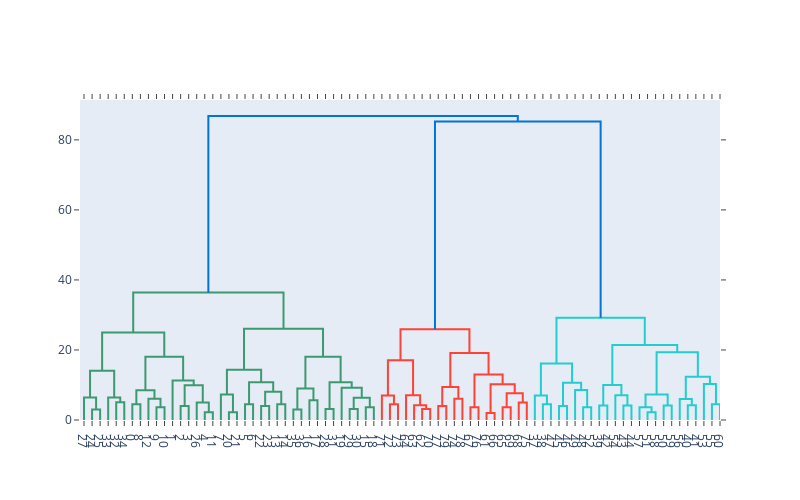

Notebook code cell kept with this figure:
### Markdown cell above
[Source](https://scikit-learn.org/stable/auto_examples/cluster/plot_agglomerative_dendrogram.html)

Poniższy kod nie używa standardowych pakietów, możliwe że trzeba doinstalować pakiety `plotly` oraz `nbformat`

### Code cell
import plotly.figure_factory as ff

fig = ff.create_dendrogram(data_noclass)
fig.update_layout(width=800, height=500)
fig.show()

### Figure 1 — Plotly figure (JSON) as saved in the notebook; plotly's stock layout.template omitted (floating-point values rounded to 4 significant figures)
{"data": [{"hoverinfo": "text", "marker": {"color": "rgb(61,153,112)"}, "mode": "lines", "type": "scatter", "x": [15, 15, 25, 25], "xaxis": "x", "y": [0, 3, 3, 0], "yaxis": "y"}, {"hoverinfo": "text", "marker": {"color": "rgb(61,153,112)"}, "mode": "lines", "type": "scatter", "x": [5, 5, 20, 20], "xaxis": "x", "y": [0, 6.403, 6.403, 3], "yaxis": "y"}, {"hoverinfo": "text", "marker": {"color": "rgb(61,153,112)"}, "mode": "lines", "type": "scatter", "x": [45, 45, 55, 55], "xaxis": "x", "y": [0, 5.099, 5.099, 0], "yaxis": "y"}, {"hoverinfo": "text", "marker": {"color": "rgb(61,153,112)"}, "mode": "lines", "type": "scatter", "x": [35, 35, 50, 50], "xaxis": "x", "y": [0, 6.403, 6.403, 5.099], "yaxis": "y"}, {"hoverinfo": "text", "marker": {"color": "rgb(61,153,112)"}, "mode": "lines", "type": "scatter", "x": [12.5, 12.5, 42.5, 42.5], "xaxis": "x", "y": [6.403, 14.04, 14.04, 6.403], "yaxis": "y"}, {"hoverinfo": "text", "marker": {"color": "rgb(61,153,112)"}, "mode": "lines", "type": "scatter", "x": [65, 65, 75, 75], "xaxis": "x", "y": [0, 4.472, 4.472, 0], "yaxis": "y"}, {"hoverinfo": "text", "marker": {"color": "rgb(61,153,112)"}, "mode": "lines", "type": "scatter", "x": [95, 95, 105, 105], "xaxis": "x", "y": [0, 3.606, 3.606, 0], "yaxis": "y"}, {"hoverinfo": "text", "marker": {"color": "rgb(61,153,112)"}, "mode": "lines", "type": "scatter", "x": [85, 85, 100, 100], "xaxis": "x", "y": [0, 6.083, 6.083, 3.606], "yaxis": "y"}, {"hoverinfo": "text", "marker": {"color": "rgb(61,153,112)"}, "mode": "lines", "type": "scatter", "x": [70, 70, 92.5, 92.5], "xaxis": "x", "y": [4.472, 8.485, 8.485, 6.083], "yaxis": "y"}, {"hoverinfo": "text", "marker": {"color": "rgb(61,153,112)"}, "mode": "lines", "type": "scatter", "x": [125, 125, 135, 135], "xaxis": "x", "y": [0, 4, 4, 0], "yaxis": "y"}, {"hoverinfo": "text", "marker": {"color": "rgb(61,153,112)"}, "mode": "lines", "type": "scatter", "x": [155, 155, 165, 165], "xaxis": "x", "y": [0, 2.236, 2.236, 0], "yaxis": "y"}, {"hoverinfo": "text", "marker": {"color": "rgb(61,153,112)"}, "mode": "lines", "type": "scatter", "x": [145, 145, 160, 160], "xaxis": "x", "y": [0, 5, 5, 2.236], "yaxis": "y"}, {"hoverinfo": "text", "marker": {"color": "rgb(61,153,112)"}, "mode": "lines", "type": "scatter", "x": [130, 130, 152.5, 152.5], "xaxis": "x", "y": [4, 9.899, 9.899, 5], "yaxis": "y"}, {"hoverinfo": "text", "marker": {"color": "rgb(61,153,112)"}, "mode": "lines", "type": "scatter", "x": [115, 115, 141.2, 141.2], "xaxis": "x", "y": [0, 11.31, 11.31, 9.899], "yaxis": "y"}, {"hoverinfo": "text", "marker": {"color": "rgb(61,153,112)"}, "mode": "lines", "type": "scatter", "x": [81.25, 81.25, 128.1, 128.1], "xaxis": "x", "y": [8.485, 18.03, 18.03, 11.31], "yaxis": "y"}, {"hoverinfo": "text", "marker": {"color": "rgb(61,153,112)"}, "mode": "lines", "type": "scatter", "x": [27.5, 27.5, 104.7, 104.7], "xaxis": "x", "y": [14.04, 25, 25, 18.03], "yaxis": "y"}, {"hoverinfo": "text", "marker": {"color": "rgb(61,153,112)"}, "mode": "lines", "type": "scatter", "x": [185, 185, 195, 195], "xaxis": "x", "y": [0, 2.236, 2.236, 0], "yaxis": "y"}, {"hoverinfo": "text", "marker": {"color": "rgb(61,153,112)"}, "mode": "lines", "type": "scatter", "x": [175, 175, 190, 190], "xaxis": "x", "y": [0, 7.28, 7.28, 2.236], "yaxis": "y"}, {"hoverinfo": "text", "marker": {"color": "rgb(61,153,112)"}, "mode": "lines", "type": "scatter", "x": [205, 205, 215, 215], "xaxis": "x", "y": [0, 4.472, 4.472, 0], "yaxis": "y"}, {"hoverinfo": "text", "marker": {"color": "rgb(61,153,112)"}, "mode": "lines", "type": "scatter", "x": [225, 225, 235, 235], "xaxis": "x", "y": [0, 4, 4, 0], "yaxis": "y"}, {"hoverinfo": "text", "marker": {"color": "rgb(61,153,112)"}, "mode": "lines", "type": "scatter", "x": [245, 245, 255, 255], "xaxis": "x", "y": [0, 4.472, 4.472, 0], "yaxis": "y"}, {"hoverinfo": "text", "marker": {"color": "rgb(61,153,112)"}, "mode": "lines", "type": "scatter", "x": [230, 230, 250, 250], "xaxis": "x", "y": [4, 8.062, 8.062, 4.472], "yaxis": "y"}, {"hoverinfo": "text", "marker": {"color": "rgb(61,153,112)"}, "mode": "lines", "type": "scatter", "x": [210, 210, 240, 240], "xaxis": "x", "y": [4.472, 10.77, 10.77, 8.062], "yaxis": "y"}, {"hoverinfo": "text", "marker": {"color": "rgb(61,153,112)"}, "mode": "lines", "type": "scatter", "x": [182.5, 182.5, 225, 225], "xaxis": "x", "y": [7.28, 14.32, 14.32, 10.77], "yaxis": "y"}, {"hoverinfo": "text", "marker": {"color": "rgb(61,153,112)"}, "mode": "lines", "type": "scatter", "x": [265, 265, 275, 275], "xaxis": "x", "y": [0, 3, 3, 0], "yaxis": "y"}, {"hoverinfo": "text", "marker": {"color": "rgb(61,153,112)"}, "mode": "lines", "type": "scatter", "x": [285, 285, 295, 295], "xaxis": "x", "y": [0, 5.657, 5.657, 0], "yaxis": "y"}, {"hoverinfo": "text", "marker": {"color": "rgb(61,153,112)"}, "mode": "lines", "type": "scatter", "x": [270, 270, 290, 290], "xaxis": "x", "y": [3, 9, 9, 5.657], "yaxis": "y"}, {"hoverinfo": "text", "marker": {"color": "rgb(61,153,112)"}, "mode": "lines", "type": "scatter", "x": [305, 305, 315, 315], "xaxis": "x", "y": [0, 3.162, 3.162, 0], "yaxis": "y"}, {"hoverinfo": "text", "marker": {"color": "rgb(61,153,112)"}, "mode": "lines", "type": "scatter", "x": [335, 335, 345, 345], "xaxis": "x", "y": [0, 3.162, 3.162, 0], "yaxis": "y"}, {"hoverinfo": "text", "marker": {"color": "rgb(61,153,112)"}, "mode": "lines", "type": "scatter", "x": [355, 355, 365, 365], "xaxis": "x", "y": [0, 3.606, 3.606, 0], "yaxis": "y"}, {"hoverinfo": "text", "marker": {"color": "rgb(61,153,112)"}, "mode": "lines", "type": "scatter", "x": [340, 340, 360, 360], "xaxis": "x", "y": [3.162, 6.325, 6.325, 3.606], "yaxis": "y"}, {"hoverinfo": "text", "marker": {"color": "rgb(61,153,112)"}, "mode": "lines", "type": "scatter", "x": [325, 325, 350, 350], "xaxis": "x", "y": [0, 9.22, 9.22, 6.325], "yaxis": "y"}, {"hoverinfo": "text", "marker": {"color": "rgb(61,153,112)"}, "mode": "lines", "type": "scatter", "x": [310, 310, 337.5, 337.5], "xaxis": "x", "y": [3.162, 10.77, 10.77, 9.22], "yaxis": "y"}, {"hoverinfo": "text", "marker": {"color": "rgb(61,153,112)"}, "mode": "lines", "type": "scatter", "x": [280, 280, 323.8, 323.8], "xaxis": "x", "y": [9, 18.03, 18.03, 10.77], "yaxis": "y"}, {"hoverinfo": "text", "marker": {"color": "rgb(61,153,112)"}, "mode": "lines", "type": "scatter", "x": [203.8, 203.8, 301.9, 301.9], "xaxis": "x", "y": [14.32, 26.08, 26.08, 18.03], "yaxis": "y"}, {"hoverinfo": "text", "marker": {"color": "rgb(61,153,112)"}, "mode": "lines", "type": "scatter", "x": [66.09, 66.09, 252.8, 252.8], "xaxis": "x", "y": [25, 36.4, 36.4, 26.08], "yaxis": "y"}, {"hoverinfo": "text", "marker": {"color": "rgb(255,65,54)"}, "mode": "lines", "type": "scatter", "x": [385, 385, 395, 395], "xaxis": "x", "y": [0, 4.472, 4.472, 0], "yaxis": "y"}, {"hoverinfo": "text", "marker": {"color": "rgb(255,65,54)"}, "mode": "lines", "type": "scatter", "x": [375, 375, 390, 390], "xaxis": "x", "y": [0, 7, 7, 4.472], "yaxis": "y"}, {"hoverinfo": "text", "marker": {"color": "rgb(255,65,54)"}, "mode": "lines", "type": "scatter", "x": [425, 425, 435, 435], "xaxis": "x", "y": [0, 3.162, 3.162, 0], "yaxis": "y"}, {"hoverinfo": "text", "marker": {"color": "rgb(255,65,54)"}, "mode": "lines", "type": "scatter", "x": [415, 415, 430, 430], "xaxis": "x", "y": [0, 4.243, 4.243, 3.162], "yaxis": "y"}, {"hoverinfo": "text", "marker": {"color": "rgb(255,65,54)"}, "mode": "lines", "type": "scatter", "x": [405, 405, 422.5, 422.5], "xaxis": "x", "y": [0, 7.071, 7.071, 4.243], "yaxis": "y"}, {"hoverinfo": "text", "marker": {"color": "rgb(255,65,54)"}, "mode": "lines", "type": "scatter", "x": [382.5, 382.5, 413.8, 413.8], "xaxis": "x", "y": [7, 17.09, 17.09, 7.071], "yaxis": "y"}, {"hoverinfo": "text", "marker": {"color": "rgb(255,65,54)"}, "mode": "lines", "type": "scatter", "x": [445, 445, 455, 455], "xaxis": "x", "y": [0, 4, 4, 0], "yaxis": "y"}, {"hoverinfo": "text", "marker": {"color": "rgb(255,65,54)"}, "mode": "lines", "type": "scatter", "x": [465, 465, 475, 475], "xaxis": "x", "y": [0, 6.083, 6.083, 0], "yaxis": "y"}, {"hoverinfo": "text", "marker": {"color": "rgb(255,65,54)"}, "mode": "lines", "type": "scatter", "x": [450, 450, 470, 470], "xaxis": "x", "y": [4, 9.434, 9.434, 6.083], "yaxis": "y"}, {"hoverinfo": "text", "marker": {"color": "rgb(255,65,54)"}, "mode": "lines", "type": "scatter", "x": [485, 485, 495, 495], "xaxis": "x", "y": [0, 3.606, 3.606, 0], "yaxis": "y"}, {"hoverinfo": "text", "marker": {"color": "rgb(255,65,54)"}, "mode": "lines", "type": "scatter", "x": [505, 505, 515, 515], "xaxis": "x", "y": [0, 2, 2, 0], "yaxis": "y"}, {"hoverinfo": "text", "marker": {"color": "rgb(255,65,54)"}, "mode": "lines", "type": "scatter", "x": [525, 525, 535, 535], "xaxis": "x", "y": [0, 3.606, 3.606, 0], "yaxis": "y"}, {"hoverinfo": "text", "marker": {"color": "rgb(255,65,54)"}, "mode": "lines", "type": "scatter", "x": [545, 545, 555, 555], "xaxis": "x", "y": [0, 5, 5, 0], "yaxis": "y"}, {"hoverinfo": "text", "marker": {"color": "rgb(255,65,54)"}, "mode": "lines", "type": "scatter", "x": [530, 530, 550, 550], "xaxis": "x", "y": [3.606, 7.616, 7.616, 5], "yaxis": "y"}, {"hoverinfo": "text", "marker": {"color": "rgb(255,65,54)"}, "mode": "lines", "type": "scatter", "x": [510, 510, 540, 540], "xaxis": "x", "y": [2, 10.2, 10.2, 7.616], "yaxis": "y"}, {"hoverinfo": "text", "marker": {"color": "rgb(255,65,54)"}, "mode": "lines", "type": "scatter", "x": [490, 490, 525, 525], "xaxis": "x", "y": [3.606, 13, 13, 10.2], "yaxis": "y"}, {"hoverinfo": "text", "marker": {"color": "rgb(255,65,54)"}, "mode": "lines", "type": "scatter", "x": [460, 460, 507.5, 507.5], "xaxis": "x", "y": [9.434, 19.1, 19.1, 13], "yaxis": "y"}, {"hoverinfo": "text", "marker": {"color": "rgb(255,65,54)"}, "mode": "lines", "type": "scatter", "x": [398.1, 398.1, 483.8, 483.8], "xaxis": "x", "y": [17.09, 25.94, 25.94, 19.1], "yaxis": "y"}, {"hoverinfo": "text", "marker": {"color": "rgb(35,205,205)"}, "mode": "lines", "type": "scatter", "x": [575, 575, 585, 585], "xaxis": "x", "y": [0, 4.472, 4.472, 0], "yaxis": "y"}, {"hoverinfo": "text", "marker": {"color": "rgb(35,205,205)"}, "mode": "lines", "type": "scatter", "x": [565, 565, 580, 580], "xaxis": "x", "y": [0, 7, 7, 4.472], "yaxis": "y"}, {"hoverinfo": "text", "marker": {"color": "rgb(35,205,205)"}, "mode": "lines", "type": "scatter", "x": [595, 595, 605, 605], "xaxis": "x", "y": [0, 4, 4, 0], "yaxis": "y"}, {"hoverinfo": "text", "marker": {"color": "rgb(35,205,205)"}, "mode": "lines", "type": "scatter", "x": [625, 625, 635, 635], "xaxis": "x", "y": [0, 3.606, 3.606, 0], "yaxis": "y"}, {"hoverinfo": "text", "marker": {"color": "rgb(35,205,205)"}, "mode": "lines", "type": "scatter", "x": [615, 615, 630, 630], "xaxis": "x", "y": [0, 8.544, 8.544, 3.606], "yaxis": "y"}, {"hoverinfo": "text", "marker": {"color": "rgb(35,205,205)"}, "mode": "lines", "type": "scatter", "x": [600, 600, 622.5, 622.5], "xaxis": "x", "y": [4, 10.63, 10.63, 8.544], "yaxis": "y"}, {"hoverinfo": "text", "marker": {"color": "rgb(35,205,205)"}, "mode": "lines", "type": "scatter", "x": [572.5, 572.5, 611.2, 611.2], "xaxis": "x", "y": [7, 16.12, 16.12, 10.63], "yaxis": "y"}, {"hoverinfo": "text", "marker": {"color": "rgb(35,205,205)"}, "mode": "lines", "type": "scatter", "x": [645, 645, 655, 655], "xaxis": "x", "y": [0, 4.123, 4.123, 0], "yaxis": "y"}, {"hoverinfo": "text", "marker": {"color": "rgb(35,205,205)"}, "mode": "lines", "type": "scatter", "x": [675, 675, 685, 685], "xaxis": "x", "y": [0, 4.123, 4.123, 0], "yaxis": "y"}, {"hoverinfo": "text", "marker": {"color": "rgb(35,205,205)"}, "mode": "lines", "type": "scatter", "x": [665, 665, 680, 680], "xaxis": "x", "y": [0, 7.071, 7.071, 4.123], "yaxis": "y"}, {"hoverinfo": "text", "marker": {"color": "rgb(35,205,205)"}, "mode": "lines", "type": "scatter", "x": [650, 650, 672.5, 672.5], "xaxis": "x", "y": [4.123, 10, 10, 7.071], "yaxis": "y"}, {"hoverinfo": "text", "marker": {"color": "rgb(35,205,205)"}, "mode": "lines", "type": "scatter", "x": [705, 705, 715, 715], "xaxis": "x", "y": [0, 2.236, 2.236, 0], "yaxis": "y"}, {"hoverinfo": "text", "marker": {"color": "rgb(35,205,205)"}, "mode": "lines", "type": "scatter", "x": [695, 695, 710, 710], "xaxis": "x", "y": [0, 3.606, 3.606, 2.236], "yaxis": "y"}, {"hoverinfo": "text", "marker": {"color": "rgb(35,205,205)"}, "mode": "lines", "type": "scatter", "x": [725, 725, 735, 735], "xaxis": "x", "y": [0, 4.123, 4.123, 0], "yaxis": "y"}, {"hoverinfo": "text", "marker": {"color": "rgb(35,205,205)"}, "mode": "lines", "type": "scatter", "x": [702.5, 702.5, 730, 730], "xaxis": "x", "y": [3.606, 7.28, 7.28, 4.123], "yaxis": "y"}, {"hoverinfo": "text", "marker": {"color": "rgb(35,205,205)"}, "mode": "lines", "type": "scatter", "x": [755, 755, 765, 765], "xaxis": "x", "y": [0, 4.243, 4.243, 0], "yaxis": "y"}, {"hoverinfo": "text", "marker": {"color": "rgb(35,205,205)"}, "mode": "lines", "type": "scatter", "x": [745, 745, 760, 760], "xaxis": "x", "y": [0, 6, 6, 4.243], "yaxis": "y"}, {"hoverinfo": "text", "marker": {"color": "rgb(35,205,205)"}, "mode": "lines", "type": "scatter", "x": [785, 785, 795, 795], "xaxis": "x", "y": [0, 4.472, 4.472, 0], "yaxis": "y"}, {"hoverinfo": "text", "marker": {"color": "rgb(35,205,205)"}, "mode": "lines", "type": "scatter", "x": [775, 775, 790, 790], "xaxis": "x", "y": [0, 10.3, 10.3, 4.472], "yaxis": "y"}, {"hoverinfo": "text", "marker": {"color": "rgb(35,205,205)"}, "mode": "lines", "type": "scatter", "x": [752.5, 752.5, 782.5, 782.5], "xaxis": "x", "y": [6, 12.37, 12.37, 10.3], "yaxis": "y"}, {"hoverinfo": "text", "marker": {"color": "rgb(35,205,205)"}, "mode": "lines", "type": "scatter", "x": [716.2, 716.2, 767.5, 767.5], "xaxis": "x", "y": [7.28, 19.31, 19.31, 12.37], "yaxis": "y"}, {"hoverinfo": "text", "marker": {"color": "rgb(35,205,205)"}, "mode": "lines", "type": "scatter", "x": [661.2, 661.2, 741.9, 741.9], "xaxis": "x", "y": [10, 21.4, 21.4, 19.31], "yaxis": "y"}, {"hoverinfo": "text", "marker": {"color": "rgb(35,205,205)"}, "mode": "lines", "type": "scatter", "x": [591.9, 591.9, 701.6, 701.6], "xaxis": "x", "y": [16.12, 29.21, 29.21, 21.4], "yaxis": "y"}, {"hoverinfo": "text", "marker": {"color": "rgb(0,116,217)"}, "mode": "lines", "type": "scatter", "x": [440.9, 440.9, 646.7, 646.7], "xaxis": "x", "y": [25.94, 85.23, 85.23, 29.21], "yaxis": "y"}, {"hoverinfo": "text", "marker": {"color": "rgb(0,116,217)"}, "mode": "lines", "type": "scatter", "x": [159.5, 159.5, 543.8, 543.8], "xaxis": "x", "y": [36.4, 86.82, 86.82, 85.23], "yaxis": "y"}], "layout": {"autosize": false, "height": 500, "hovermode": "closest", "showlegend": false, "width": 800, "xaxis": {"mirror": "allticks", "rangemode": "tozero", "showgrid": false, "showline": true, "showticklabels": true, "tickmode": "array", "ticks": "outside", "ticktext": ["27", "24", "25", "33", "32", "34", "0", "8", "12", "9", "10", "1", "2", "3", "26", "4", "11", "7", "20", "21", "5", "6", "22", "23", "13", "14", "35", "36", "16", "17", "28", "31", "19", "29", "30", "15", "18", "71", "72", "73", "64", "63", "62", "70", "77", "79", "74", "78", "67", "76", "61", "66", "65", "69", "68", "75", "37", "38", "47", "45", "46", "49", "48", "52", "39", "42", "54", "43", "44", "57", "51", "58", "50", "59", "56", "40", "41", "53", "55", "60"], "tickvals": [5, 15, 25, 35, 45, 55, 65, 75, 85, 95, 105, 115, 125, 135, 145, 155, 165, 175, 185, 195, 205, 215, 225, 235, 245, 255, 265, 275, 285, 295, 305, 315, 325, 335, 345, 355, 365, 375, 385, 395, 405, 415, 425, 435, 445, 455, 465, 475, 485, 495, 505, 515, 525, 535, 545, 555, 565, 575, 585, 595, 605, 615, 625, 635, 645, 655, 665, 675, 685, 695, 705, 715, 725, 735, 745, 755, 765, 775, 785, 795], "type": "linear", "zeroline": false}, "yaxis": {"mirror": "allticks", "rangemode": "tozero", "showgrid": false, "showline": true, "showticklabels": true, "ticks": "outside", "type": "linear", "zeroline": false}}}
